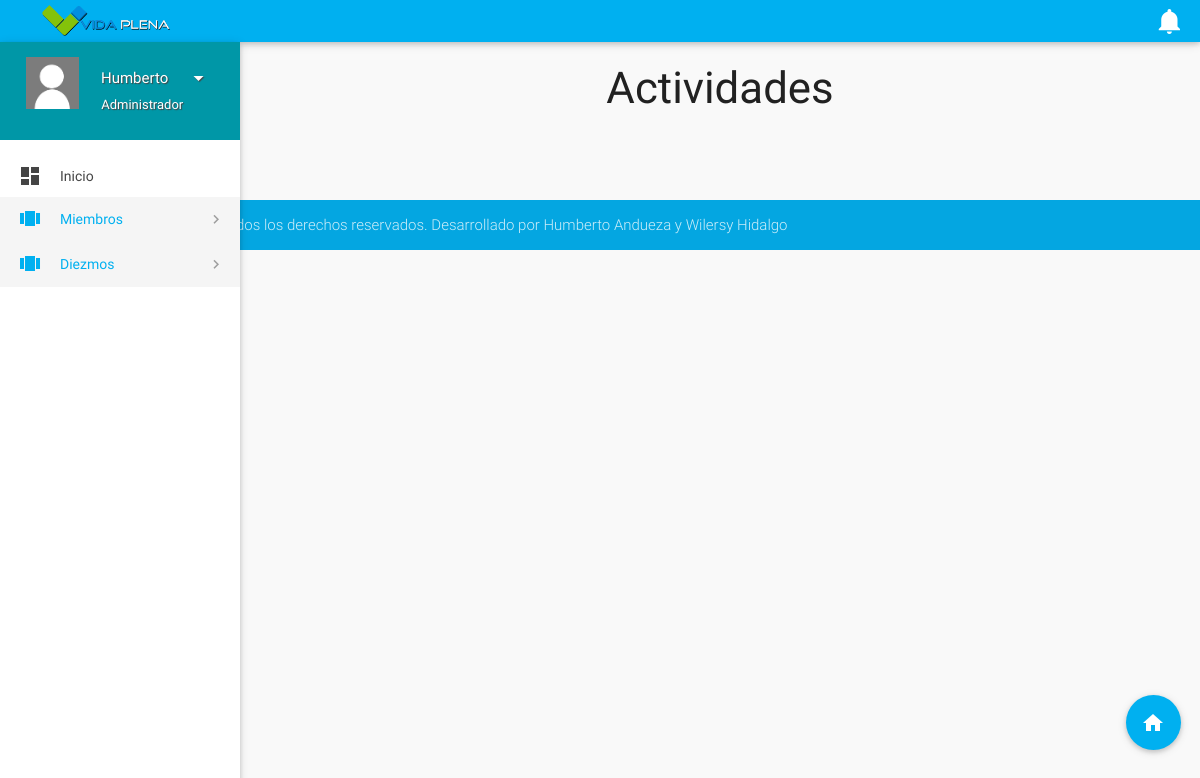
/panel/actividades/ (signed in), run on an earlier commit of the app's database.
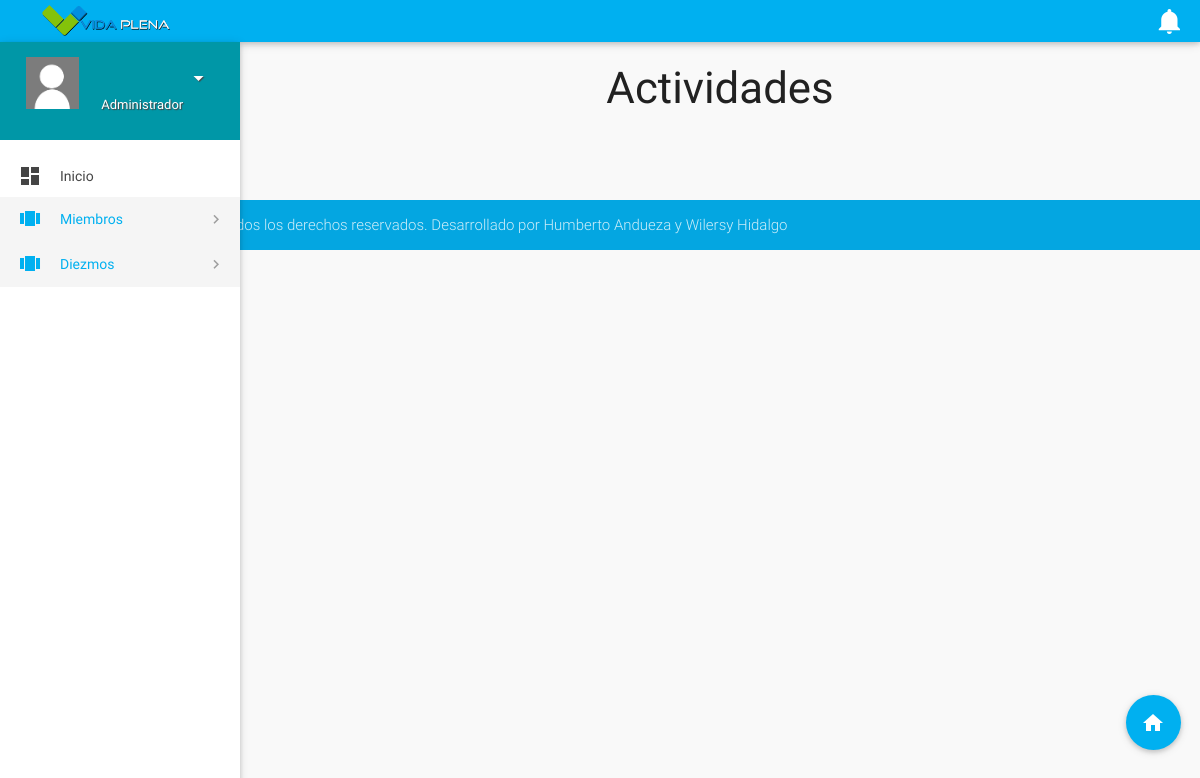
And on a later commit of the database.
### core/models.py (models this page shows, shortened)
class User(AbstractBaseUser, PermissionsMixin):
    email = models.EmailField(_('Correo Electronico'), unique=True)
    first_name = models.CharField(_('Nombre'), max_length=30, blank=True)
    last_name = models.CharField(_('Apellido'), max_length=30, blank=True)
    date_joined = models.DateTimeField(_('date joined'), auto_now_add=True)
    is_active = models.BooleanField(_('Activo'), default=True)
    is_superuser = models.BooleanField(_('Superusuario'), default=False)
    is_staff = models.BooleanField(_('Staff'), default=True)
    objects = UserManager()
    USERNAME_FIELD = 'email'
    REQUIRED_FIELDS = []
    class Meta:
        verbose_name = _('user')
        verbose_name_plural = _('users')

### actividades/views.py (the view)
# urls.py: path('', ActividadesView.as_view(), name="home"),
class ActividadesView(ListView):
    model = Actividades
    template_name = 'actividades/listado.html'

### templates/actividades/listado.html (shortened to what this page needs)
{% load static %}
<!DOCTYPE html>
<html lang="en">
<head>
    <link href="{% static 'fullcalendar/fullcalendar.min.css' %}" rel='stylesheet' />
    <link href="{% static 'fullcalendar/fullcalendar.print.min.css'%}" rel='stylesheet' media='print' />
    <link href="{% static 'select2/select2.min.css'%}" rel="stylesheet" />
    <link href="{% static 'css/materialize.css'%}" type="text/css" rel="stylesheet" media="screen,projection">
    <link href="{% static 'css/style.css'%}" type="text/css" rel="stylesheet" media="screen,projection">
    <link href="{% static 'css/custom/custom.css'%}" type="text/css" rel="stylesheet" media="screen,projection">
    <link href="{% static 'js/plugins/dropify/css/dropify.min.css'%}" type="text/css" rel="stylesheet" media="screen,projection">
    <link href="{% static 'js/plugins/perfect-scrollbar/perfect-scrollbar.css'%}" type="text/css" rel="stylesheet" media="screen,projection">
    <link href="{% static 'fullcalendar/fullcalendar.min.css'%}" rel='stylesheet' />
<link href="{% static 'fullcalendar/fullcalendar.print.min.css'%}" rel='stylesheet' media='print' />
<link rel="stylesheet" href="{% static 'datapicker/css/bootstrap-datetimepicker.css'%}">
</head>
<body>
    <header id="header" class="page-topbar">
        <div class="navbar-fixed">
            <nav class="navbar-color">
                <div class="nav-wrapper">
                    <ul class="left">
                      <li><h1 class="logo-wrapper"><a href="{% url 'core:panel' %}" class="brand-logo darken-1"><img src="{% static 'assets/img/logo.png'%}" alt="materialize logo"></a> <span class="logo-text">Vida Plena</span></h1></li>
                    </ul>
                    <ul class="right hide-on-med-and-down">
                        <li><a href="javascript:void(0);" class="waves-effect waves-block waves-light notification-button" data-activates="notifications-dropdown"><i class="mdi-social-notifications"></i></a></li>
                    </ul>
                </div>
            </nav>
        </div>
    </header>
    <div id="main">
        <div class="wrapper">
            <aside id="left-sidebar-nav">
                <ul id="slide-out" class="side-nav fixed leftside-navigation">
                <li class="user-details cyan darken-2">
                <div class="row">
                <div class="col col s4 m4 l4">
                    {% if request.user.perfil.avatar %}
                    <img src="{{request.user.perfil.avatar.url}}" alt="" class=" responsive-img valign profile-image">
                    {% else %}
                    <img src="{% static 'images/no-avatar.jpg' %}" alt="" class=" responsive-img valign profile-image">
                    {% endif %}
                </div>
                    <div class="col col s8 m8 l8">
                        <a class="btn-flat dropdown-button waves-effect waves-light white-text profile-btn" href="#" data-activates="profile-dropdown">{{user.first_name}}<i class="mdi-navigation-arrow-drop-down right"></i></a>
                        {% if request.user.is_superuser%}
                        <p class="user-roal">Administrador</p>
                        {% else %}
                        <p class="user-roal">Staff</p>
                        {% endif %}
                    </div>
                </div>
                </li>
                <li class="bold {% if request.path == '/panel' %}active{%endif%}"><a href="{% url 'core:panel' %}" class="waves-effect waves-cyan"><i class="mdi-action-dashboard"></i> Inicio</a>
                </li>
                <li class="no-padding">
                    <ul class="collapsible collapsible-accordion">
                        <li class="bold active"><a class="collapsible-header waves-effect waves-cyan"><i class="mdi-action-view-carousel "></i> Miembros</a>
                        </li>
                    </ul>
                </li>
                <li class="no-padding">
                        <ul class="collapsible collapsible-accordion">
                            <li class="bold active"><a class="collapsible-header waves-effect waves-cyan"><i class="mdi-action-view-carousel "></i> Diezmos</a>
                            </li>
                        </ul>
                    </li>
            </ul>
            </aside>
                <section id="content">
                    <div class="container">
                        <div class="row">
                            <h3 class="center">Actividades</h3>
                        </div>
                        <div class="row ">
                        </div>
                    </div>
                </section>
        </div>
    </div>
  <div class="fixed-action-btn" style="bottom: 50px; right: 19px;" >
      <a class="btn-floating btn-large tooltipped" href="{% url 'core:panel' %}" data-position="left" data-delay="50" data-tooltip="Pagina de Inicio">
        <i class="mdi-action-home"></i>
      </a>
  </div>
    <footer class="page-footer" id="footer">
        <div class="footer-copyright">
            <div class="container">
                Copyright © 2018 <a class="grey-text text-lighten-4" href="https://vidaplena.pythonanywhere.com" target="_blank">Vida Plena</a> Todos los derechos reservados.
                <span> Desarrollado por Humberto Andueza y Wilersy Hidalgo</span>
            </div>
        </div>
    </footer>
</body>
</html>

### static/css/style.css (style rules this page uses)
body { background-color: #f9f9f9; }
#main { padding-left: 240px; }
footer.page-footer { padding-top: 0px; }
.container { padding: 0 0.5rem; margin: 0 auto; max-width: 100% !important; width: 98%; }
#left-sidebar-nav { position: fixed; width: 100px; left: 180px; z-index: 999; height: auto; }
#content .container .row { margin-bottom: 0; }
@media only screen and (min-width: 601px) { .container { width: 98%; } }
@media only screen and (min-width: 993px) { .container { width: 98%; } }
h1.logo-wrapper { margin: 0; }
header .brand-logo { margin: 1px 0; padding: 4px 40px; }
header .brand-logo img { width: 132px; }
.side-nav a { line-height: 42px; height: 42px; }
ul.side-nav.leftside-navigation { top: 42px; overflow: hidden; }
ul.side-nav.leftside-navigation li { line-height: 44px; }
ul.side-nav.leftside-navigation li.active { background-color: rgba(0, 0, 0, 0.04); }
ul.side-nav.leftside-navigation li a { font-size: 14px; font-weight: 400; }
ul.side-nav.leftside-navigation li.user-details { -webkit-background-size: cover; -moz-background-size: cover; -o-background-size: cover; background-size: cover; margin-bottom: 15px; padding: 15px 0 0 15px; }
ul.side-nav.leftside-navigation .profile-btn { margin: 0; text-transform: capitalize; padding: 0; text-shadow: 1px 1px 1px #444; font-size: 15px; }
ul.side-nav.leftside-navigation ul.collapsible-accordion { background-color: #fff; }
ul.side-nav li { padding: 0; }
ul.side-nav .collapsible-header { margin: 0; }
#slide-out li a i { line-height: inherit; width: 2rem; font-size: 1.6rem; display: block; float: left; text-align: center; margin-right: 1rem; }
.user-roal { color: #fff; margin-top: -16px; font-size: 13px; text-shadow: 1px 1px 1px #444; }
.user-details .row { margin: 0; }
.bold > a { font-weight: bold; }
.collapsible-header { font-weight: 500; }
.collapsible-header:after { font-family: "Material-Design-Icons"; content: "\e7c3"; float: right; color: #9e9e9e; font-size: 18px; }
.page-footer .container { padding: 0 15px; }

### templates/actividades/listado.html (style rules this page uses)
#footer { bottom: 0; width: 100%; }

What changed in the data, as far as the page shows it:
no longer on this page (row edited): User: first_name "Humberto"
